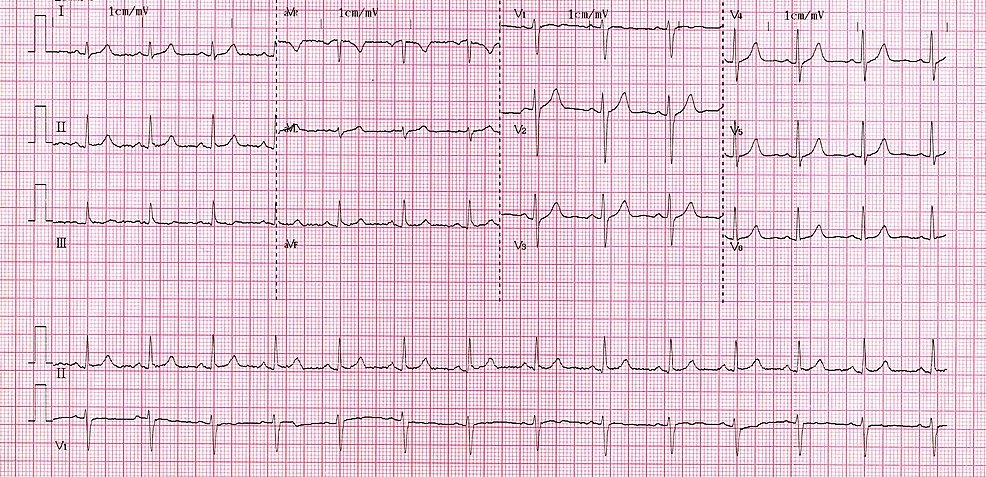
#> input picture Image Standardizer/images/ecgimg1.jpg, 986 x 477 px
$ python preproc2.py
#> lines starting #> are read from the running program, lines starting #| are printed output that depends on the picture; after the words box and inside, x2 and y2 are one past the last pixel; in counts of white or black regions, pixels touching at a corner belong together
import cv2
import numpy as np
import matplotlib.pyplot as plt

def extract_ecg_lines(image_path):
    # Read the image
#> called with image_path = 'images/ecgimg1.jpg'
    img = cv2.imread(image_path)
#> img is the input picture: shape (477, 986, 3); mean B, G, R 216.4, 203.1, 227.5

    # Convert to grayscale
    gray = cv2.cvtColor(img, cv2.COLOR_BGR2GRAY)

    _, binary = cv2.threshold(gray, 200, 255, cv2.THRESH_TRUNC)
    blurred = cv2.GaussianBlur(gray, (5, 5), 0)

    # Apply Canny Edge Detection
    edges = cv2.Canny(blurred, 50, 150)
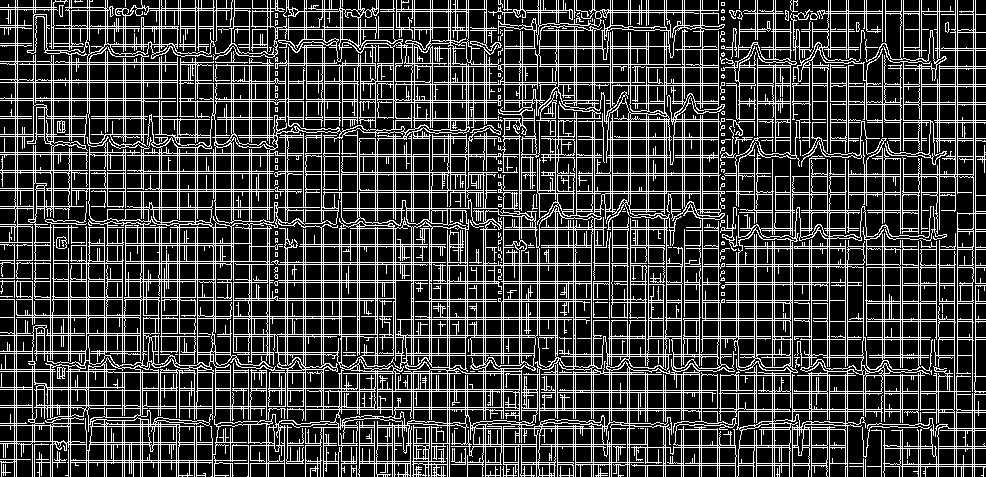
#> edges: shape (477, 986); 24% white in thin lines or dots

    mask = np.zeros_like(gray)
    lines = cv2.HoughLinesP(edges, 1, np.pi / 180, threshold=100, minLineLength=50, maxLineGap=5)
#> lines = 440 rows, first 6: [212, 445, 436, 445], [536, 155, 762, 155], [441, 462, 683, 462], [117, 354, 230, 354], [480, 46, 673, 46], [101, 424, 179, 424]

    if lines is not None:
        for line in lines:
            x1, y1, x2, y2 = line[0]
            cv2.line(mask, (x1, y1), (x2, y2), 255, thickness=2)
#> this loop made 440 passes
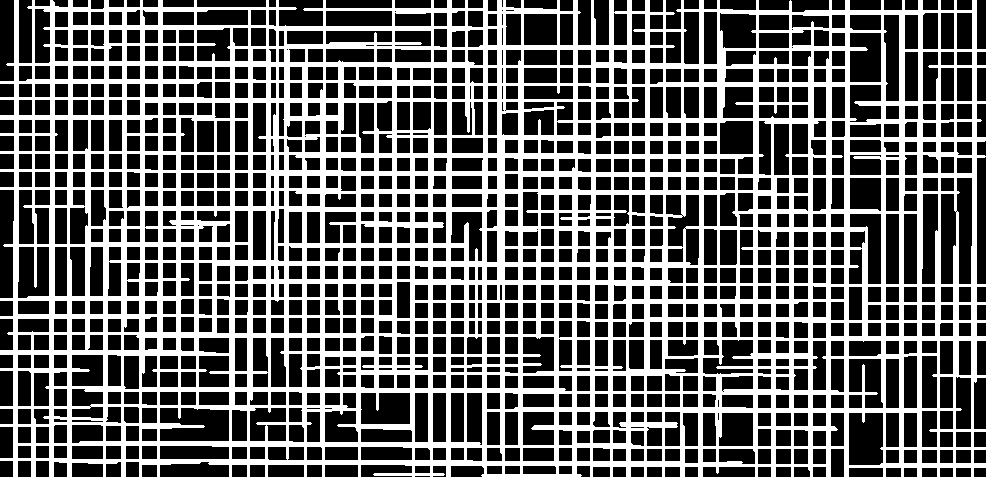
#> mask: shape (477, 986); 38.6% white; 1 white region

    # Inpaint to remove grid lines
    inpainted_img = cv2.inpaint(img, mask, inpaintRadius=3, flags=cv2.INPAINT_TELEA)
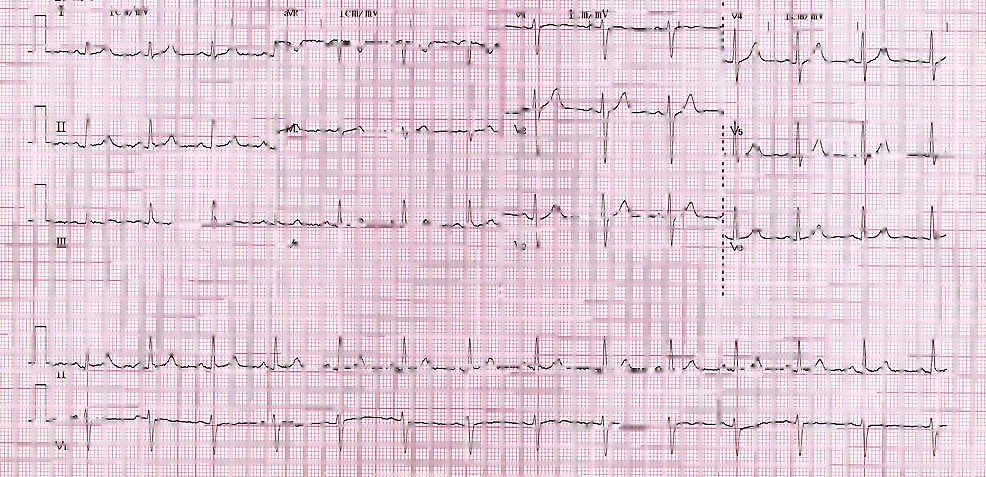
#> inpainted_img: shape (477, 986, 3); mean B, G, R 218.4, 206.4, 228.5

    # Detect lines using Hough Line Transform

    # Apply thresholding to get binary image
    _, binary = cv2.threshold(gray, 200, 255, cv2.THRESH_TRUNC)

    # Get contours
    contours, _ = cv2.findContours(binary, cv2.RETR_TREE, cv2.CHAIN_APPROX_NONE)
#> contours = 20 contours, 19 with area under 20; largest, box (x1, y1, x2, y2) and area: (0, 0, 986, 477) 468860

    img_with_contours = img.copy()
    cv2.drawContours(img_with_contours, contours, -1, (0, 255, 0), 2)
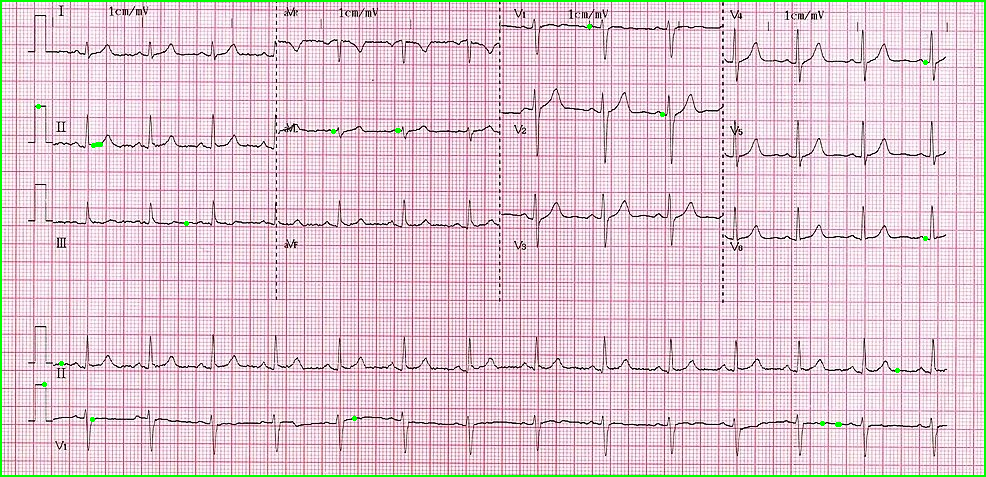
#> img_with_contours: shape (477, 986, 3); 1.32% of pixels changed, all inside (x1, y1, x2, y2) = (0, 0, 986, 477)

    # List of images and their titles
    images = [
        (cv2.cvtColor(img, cv2.COLOR_BGR2RGB), "Original Image"),
        (cv2.cvtColor(inpainted_img, cv2.COLOR_BGR2RGB), "Grid Removed"),
        (gray, "Grayscale Image"),
        (binary, "Binary Image"),
        (cv2.cvtColor(img_with_contours, cv2.COLOR_BGR2RGB), "Image with Contours"),
    ]

    # Display each image one by one
    for image, title in images:
        plt.figure(figsize=(8, 6))
        plt.imshow(image if len(image.shape) == 3 else image, cmap='gray' if len(image.shape) == 2 else None)
        plt.title(title)
        plt.axis('off')
        plt.show()
#> this loop made 5 passes

    return binary, img  # Return binary and the original image

def insert_binary_into_template(binary_img, template_path, box_x1, box_y1, box_x2, box_y2):
    # Read the template image
#> called with template_path = 'newtemplate.png', box_x1 = 60, box_y1 = 256, box_x2 = 2009, box_y2 = 1399
    template = cv2.imread(template_path)
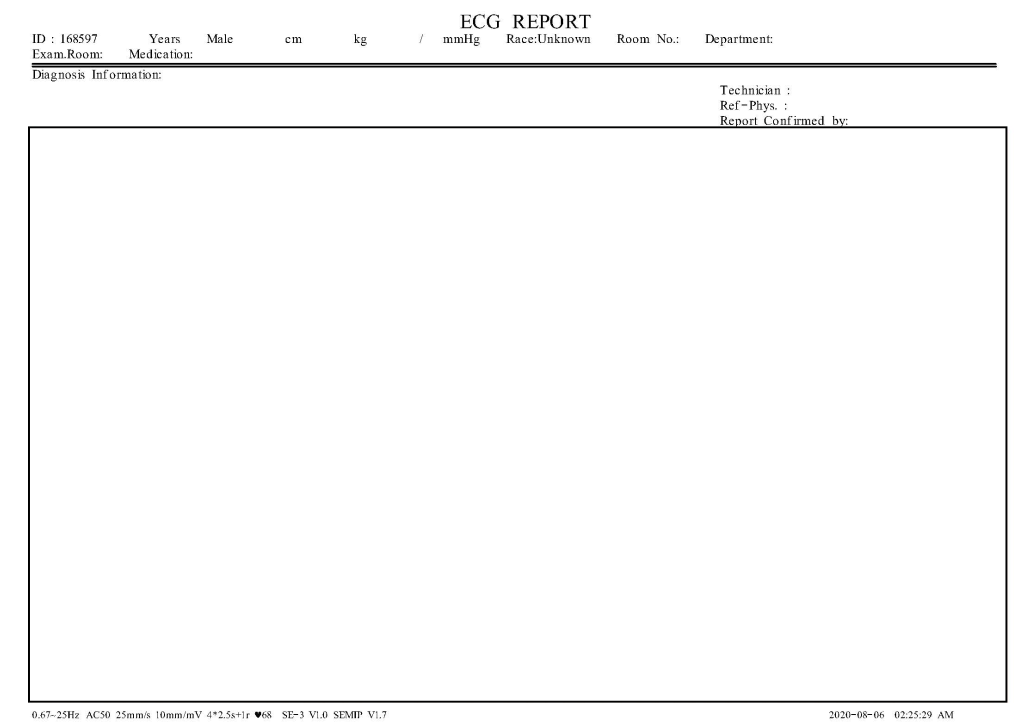
#> input picture Image Standardizer/newtemplate.png, 2048 x 1454 px (shown at 1/2 size)
#> template is the input picture: shape (1454, 2048, 3); mean B, G, R 250.6, 250.6, 250.6
    if template is None:
        raise FileNotFoundError("Template image not found")

    # Get the width and height of the target box
    box_width = box_x2 - box_x1
    box_height = box_y2 - box_y1

    # Resize the binary image to fit the box dimensions
    resized_binary = cv2.resize(binary_img, (box_width, box_height))

    # Convert resized binary image to 3 channels (for color consistency)
    resized_binary_color = cv2.cvtColor(resized_binary, cv2.COLOR_GRAY2BGR)

    # Insert the resized binary image into the template
    template[box_y1:box_y2, box_x1:box_x2] = resized_binary_color
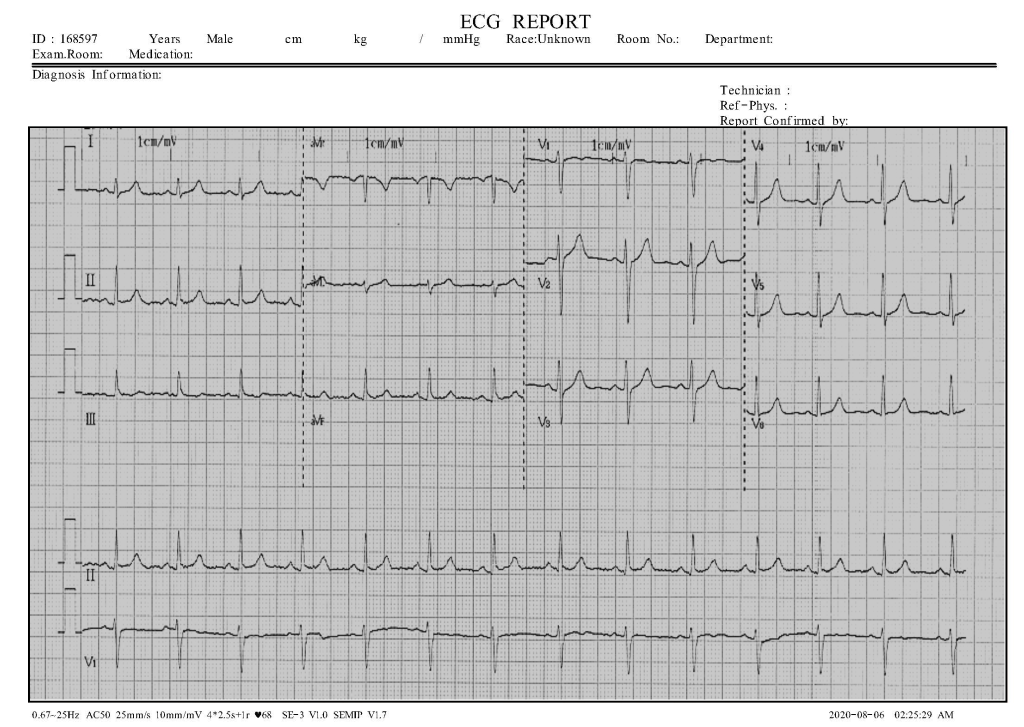
#> template: shape (1454, 2048, 3) (shown at 1/2 size); mean B, G, R 200, 200, 200

    return template

def display_results(original, inserted):
    plt.figure(figsize=(12, 4))

    plt.subplot(121)
    plt.imshow(cv2.cvtColor(original, cv2.COLOR_BGR2RGB))
    plt.title('Original ECG')
    plt.axis('off')

    plt.subplot(122)
    plt.imshow(cv2.cvtColor(inserted, cv2.COLOR_BGR2RGB))
    plt.title('Inserted Binary Image')
    plt.axis('off')

    plt.tight_layout()
    plt.show()
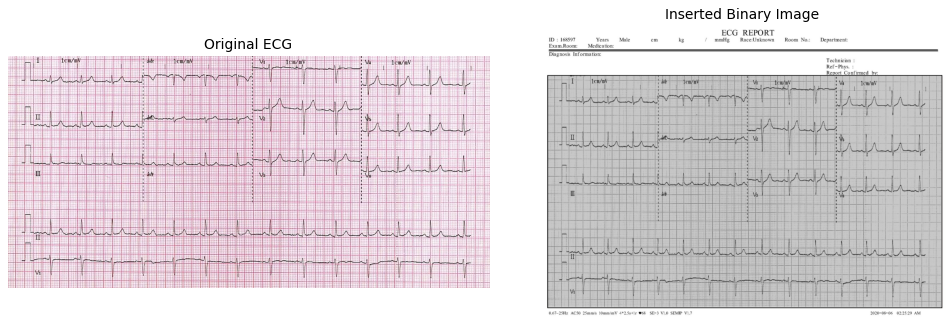
#> figure drawn by matplotlib, 2 panels

def main():
    # Replace with your ECG image path
    image_path = 'images/ecgimg1.jpg'
    template_path = 'newtemplate.png'

    # Define the target box coordinates
    box_x1, box_y1 = 60, 256
    box_x2, box_y2 = 2009, 1399

    # Extract the binary image and original image
    binary, original = extract_ecg_lines(image_path)

    # Insert the resized binary image into the template
    result = insert_binary_into_template(binary, template_path, box_x1, box_y1, box_x2, box_y2)

    # Display the results
    display_results(original, result)

    # Save the result image
    cv2.imwrite('result.jpg', result)

if __name__ == "__main__":
    main()
